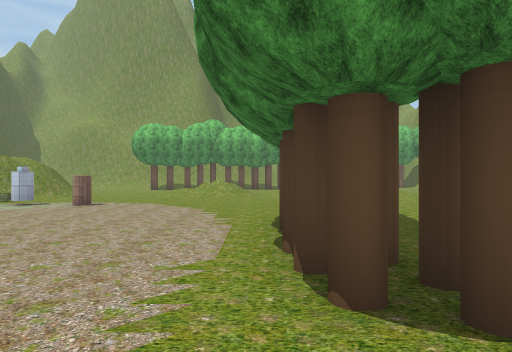
[1] (above)

24 first-person views from a walk through a Unity game level. The camera is 1.5 m above the floor, looks level and sees 70° across. The floor is counted in squares, 2 m on a side. Each view is taken from the middle of a square. On the plan, view 1 faces up. The plan holds only what a view shows up to about 11 squares ahead; the rest is blank. The place goes on beyond the plan. Some trees and plants on the terrain are drawn as simple stand-ins. The player character is not drawn. Some surface patterns are stand-ins.

[2]
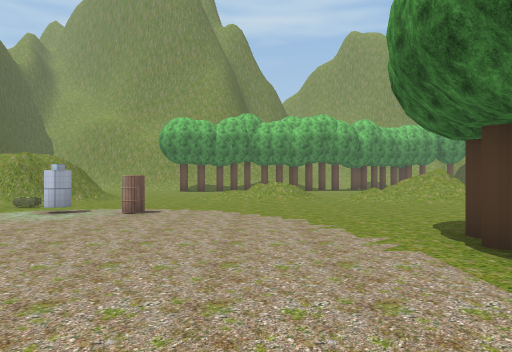

[3]
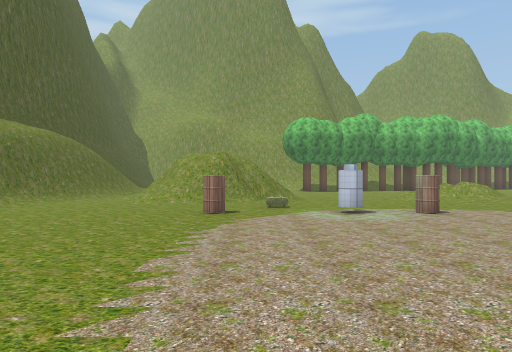

[4]
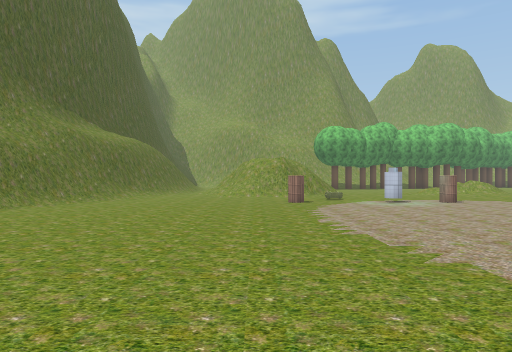

[5]
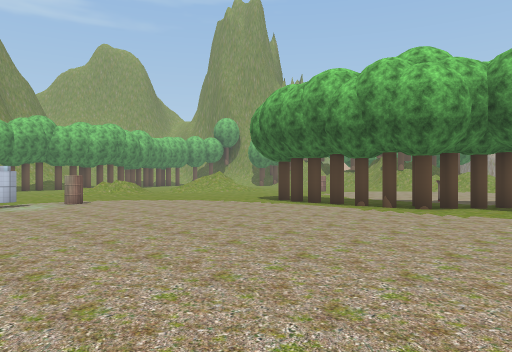

[6]
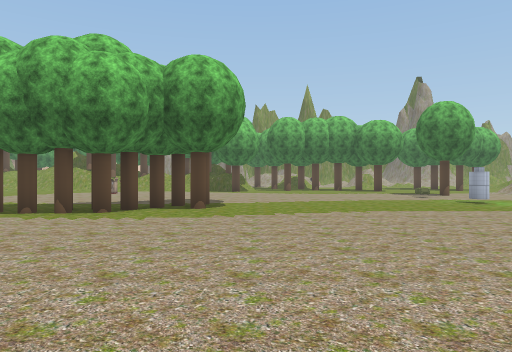

[7]
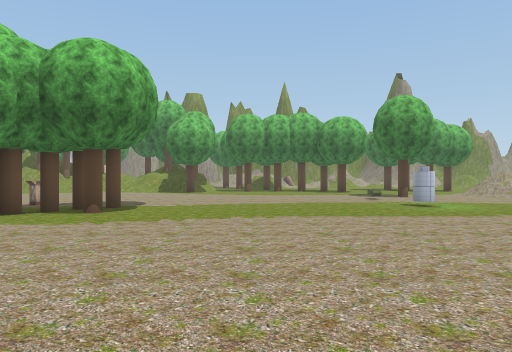

[8]
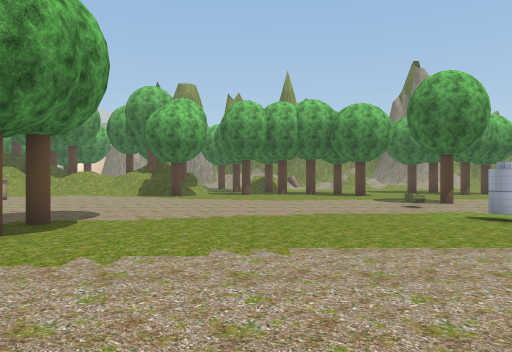

[9]
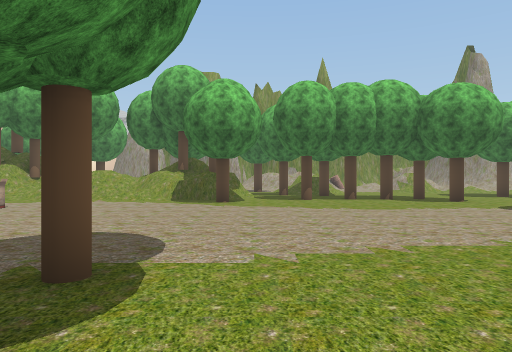

[10]
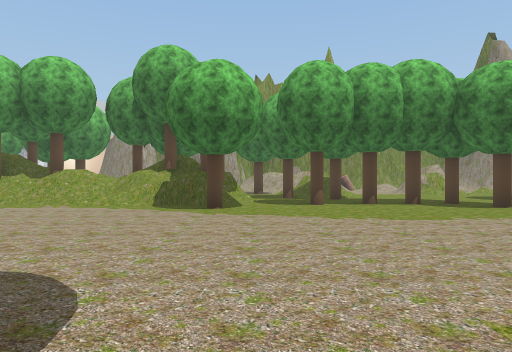

[11]
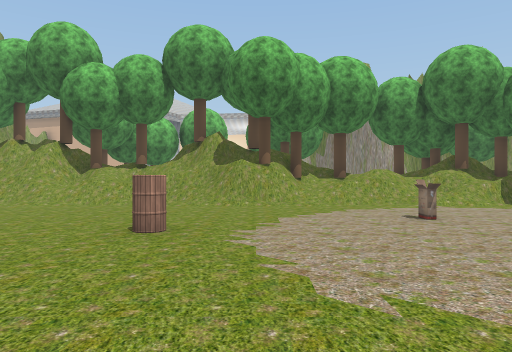

[12]
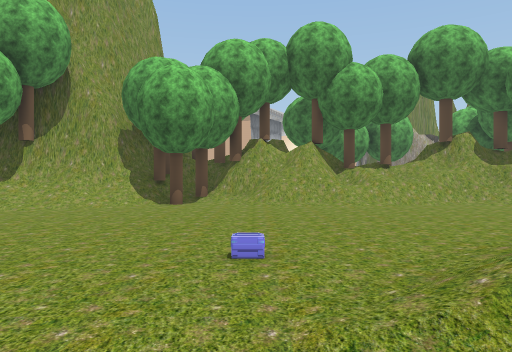

[13]
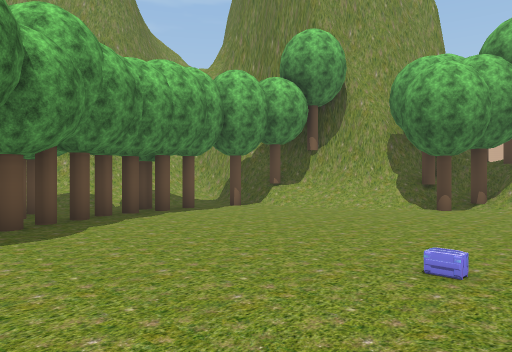

[14]
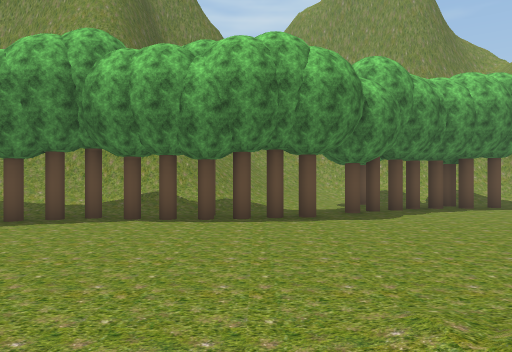

[15]
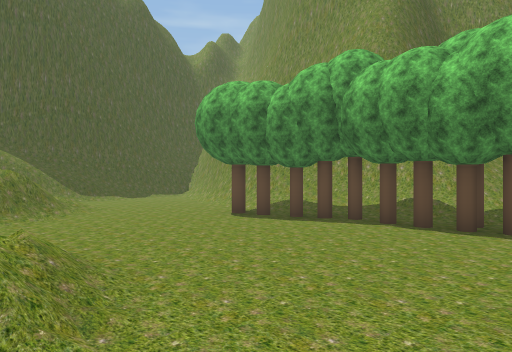

[16]
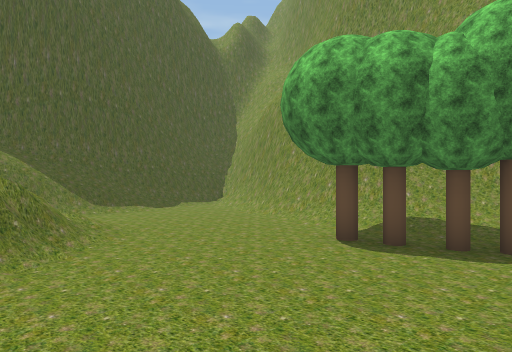

[17]
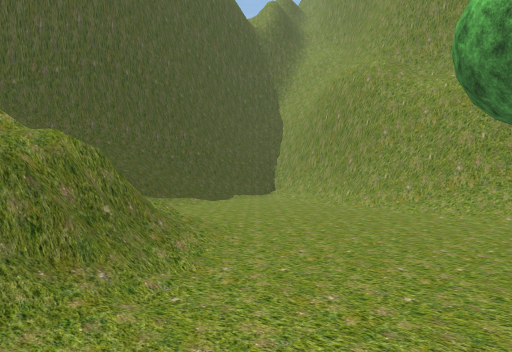

[18]
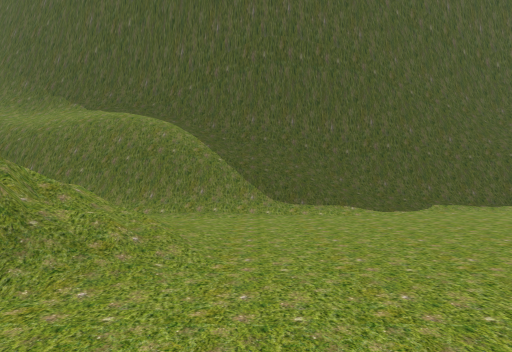

[19]
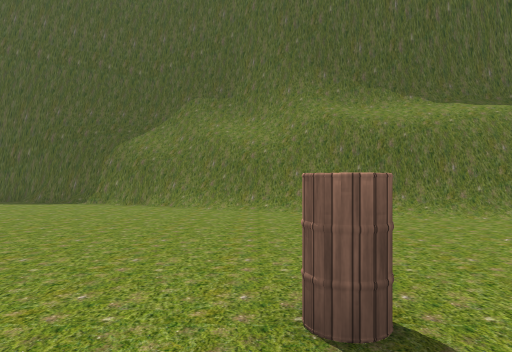

[20]
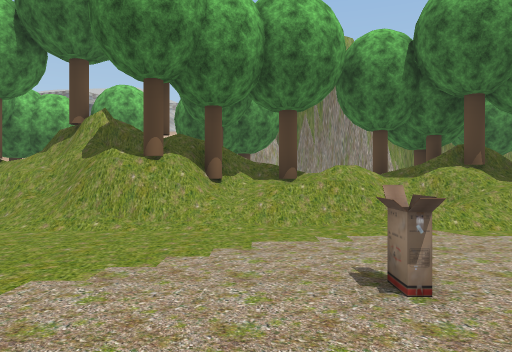

[21]
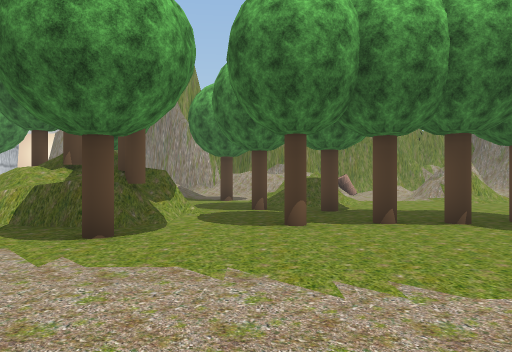

[22]
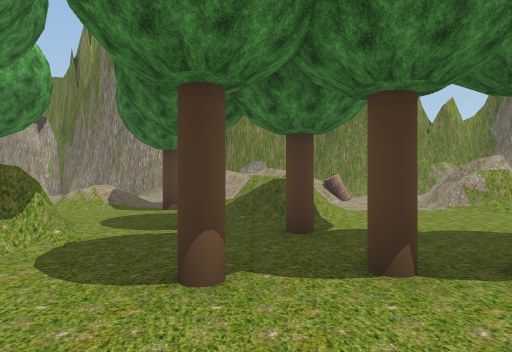

[23]
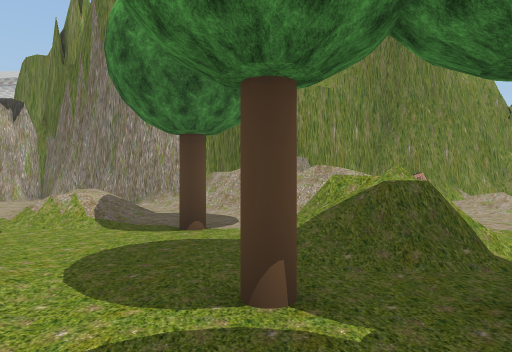

[24]
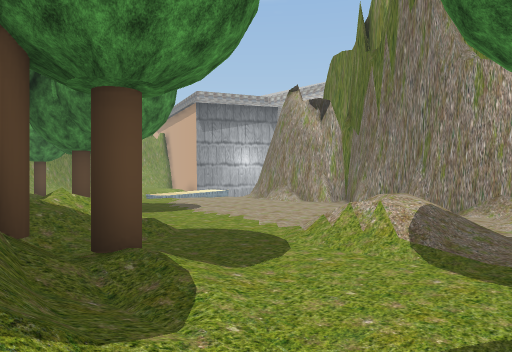

### Floor plan
Key: @ floor where view 1 was taken; # wall or solid block; x gap in a wall; . main floor; : floor 2.25 m higher than the main floor; / step, stairs or slope; = window, fence, low wall or low ledge; v drop or lower ground; B barrel; T tree; A ammo; O other object.
Columns run from 17 left of view 1 to 23 right of it. Each row starts with its distance up from view 1.
 23    #//###   ####=///.TTTTTTT##
 22   ##../#####=/////..TT...../##
 21   ##......////TTTTTT.......//#
 20   #//.......TT............../##
 19   #//.......................//TO
 18  ##//........................TT#
 17  #///.///..................../##
 16  #/#////==............A....../T
 15  #/#/ =/#=/........///......//=
 14  #/#    ##/..  //.   //...../=#T
 13  #/#.. =#=/...//////== /....//TT  T
 12  ##/..///....../...///  .....//T  T
 11   #/.................  ......=//
 10  ##.....B..#............B....v/T
  9  #/.........B.............../#x#    ..
  8 ##........................../#:T    ...
  7 ##........................../#T/T T.....
  6 #................TT........../// /T.....#
  5 #................T.... ..O...=/T///.....#
  4 #................TT...  ..../// //......#
  3 ... ..............T..O....../// T/.... .#
  2      .............T.........//TTT/./   ##
  1      ..............T........./T#//.// .#
  0           .......@.TT......T.T#=/..////#
 -1        . .........................T../=##
 -2             ...................T.//..=##
 -3            ..................T.T//  ==##
 -4              ................T..//   =##
 -5              ................T.../..B  #
 -6                ..............T.....././#
 -7                 ....#..O....T.....////##

Positions as (right, up) in squares from view 1, and headings:
1: (0, 0), facing up
2: (-2, 2), facing up
3: (-8, 2), facing up
4: (-10, -1), facing up
5: (-8, -1), facing up-right
6: (-7, -1), facing right
7: (-6, -3), facing right
8: (-3, -3), facing right
9: (0, -1), facing right
10: (2, -1), facing right
11: (2, 8), facing right
12: (2, 16), facing right
13: (2, 15), facing up-right
14: (1, 13), facing up
15: (2, 13), facing up-left
16: (-2, 14), facing up-left
17: (-5, 14), facing up-left
18: (-6, 18), facing left
19: (-7, 9), facing left
20: (6, 6), facing right
21: (6, -2), facing right
22: (9, -3), facing right
23: (12, -2), facing right
24: (14, -1), facing up-right
